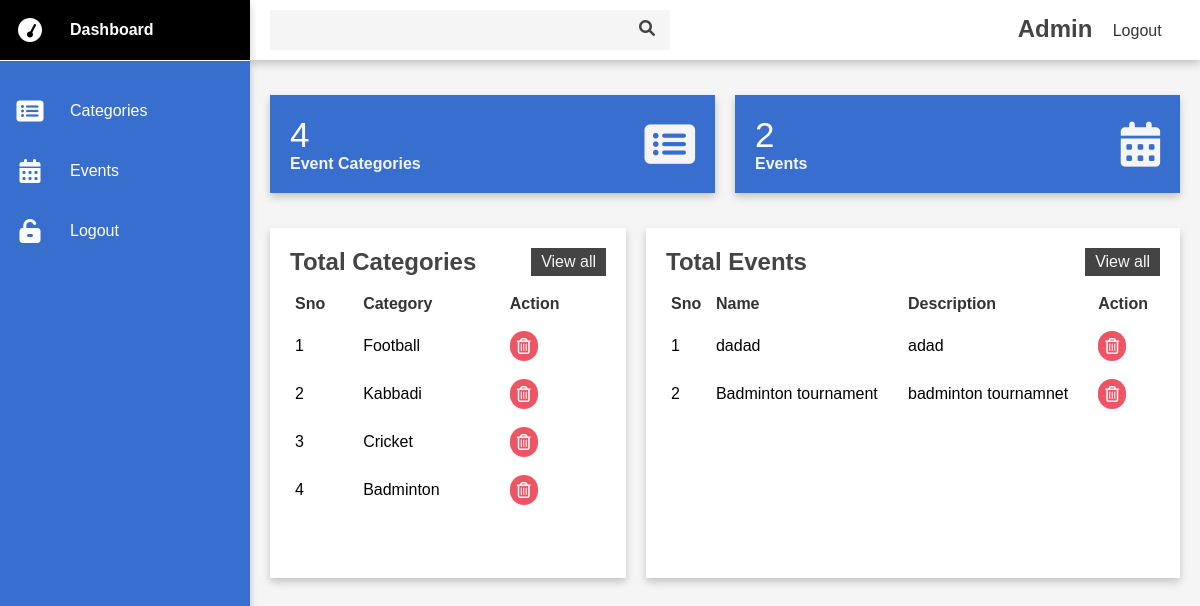
The app's page /admin/dashboard2.php (signed in), older data.
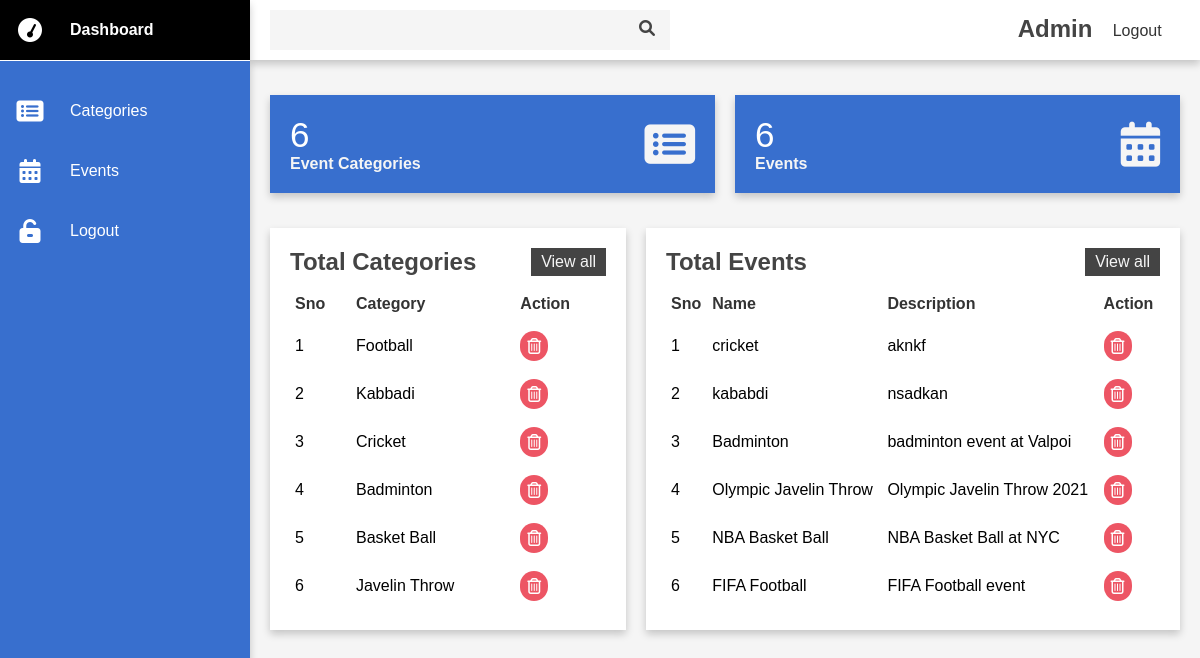
The same page, newer data.
### tables this page shows
CREATE TABLE `categories` (
  `category_id` int(11) NOT NULL,
  `name` varchar(100) NOT NULL
);

CREATE TABLE `events` (
  `event_id` int(11) NOT NULL,
  `name` varchar(100) NOT NULL,
  `description` varchar(1000) NOT NULL,
  `e_date` date NOT NULL,
  `e_image` mediumblob,
  `e_category` int(11) DEFAULT NULL,
  `e_isEnabled` tinyint(1) DEFAULT NULL,
  `e_Featured` tinyint(1) DEFAULT NULL
);

### admin/dashboard2.php (the view, shortened to what this page needs)
<?php
require_once("../db.php");
?>
<!DOCTYPE html>
<html lang="en">
  <head>
    <link rel="stylesheet" href="https://cdnjs.cloudflare.com/ajax/libs/font-awesome/6.0.0-beta2/css/all.min.css" />
    <link rel="stylesheet" href="../css/styles.css">
  </head>
  <body>
    <div class="container">
      <div class="sidebar">
        <ul>
        <li>
            <a href="#">
              <i class="fa fa-tachometer">
              </i>
              <div class="title">Dashboard</div>
            </a>
          </li>
          <li>
            <a href="category.php">
              <i class="fa fa-list-alt">
              </i>
              <div class="title">Categories</div>
            </a>
          </li>
          <li>
            <a href="event.php">
              <i class="fa fa-calendar-alt">
              </i>
              <div class="title">Events</div>
            </a>
          </li>
          <li>
            <a href="../logout.php">
              <i class="fa fa-unlock-alt">
              </i>
              <div class="title">Logout</div>
            </a>
          </li>
        </ul>
      </div>
      <div class="main">
        <div class="top-bar">
          <div class="search">
            <input type="text" name="search" placheholder="search here">
            <label for="search"><i class="fas fa-search"></i></label>
          </div>
          <div class="user">
            <h2>Admin</h2>
          </div>
          <div class="logout">
            <a href="../logout.php">Logout</a>
          </div>
        </div>
        <div class="cards">
          <div class="card">
            <div class="card-content">
              <div class="number">
              <?php
                $sql = "SELECT * FROM categories";
                $result = $conn->query($sql);
                if($result->num_rows > 0) {
                  echo $result->num_rows;
                }
              ?>
              </div>
              <div class="card-name">Event Categories</div>
            </div>
            <div class="icon-box">
              <i class="fa fa-list-alt"></i>
            </div>
          </div>
          <div class="card">
            <div class="card-content">
              <div class="number">
              <?php
                $sql = "SELECT * FROM events";
                $result = $conn->query($sql);
                if($result->num_rows > 0) {
                  echo $result->num_rows;
                }
              ?>
              </div>
              <div class="card-name">Events</div>
            </div>
            <div class="icon-box">
              <i class="fa fa-calendar-alt"></i>
            </div>
          </div>
        </div>
        <div class="tables">
          <div class="event-categories">
            <div class="heading">
              <h2>Total Categories</h2>
              <a href="category.php" class="btn"> View all</a>
            </div>
            <table class="categories">
              <thead>
                <td>Sno</td>
                <td>Category</td>
                <td>Action</td>
              </thead>
              <tbody>
              <?php
                $sql = "SELECT * FROM categories";
                $result = $conn->query($sql);
                if($result->num_rows > 0) {
                  $i = 0;
                  while($row = $result->fetch_assoc()) {
                    ?>
                      <tr>
                        <td><?php echo ++$i; ?></td>
                        <td><?php echo $row['name']; ?></td>
                        <td>
                          <a href="delete-category.php?id=<?php echo $row['category_id']; ?>">
                            <i class="far fa-trash-alt"></i>
                          </a>
                        </td>
                      </tr>
                    <?php
                  }
                }
              ?>
              </tbody>
            </table>
          </div>
          <div class="events">
            <div class="heading">
              <h2>Total Events</h2>
              <a href="event.php" class="btn"> View all</a>
            </div>
            <table class="events-data">
              <thead>
                <td>Sno</td>
                <td>Name</td>
                <td>Description</td>
                <td>Action</td>
              </thead>
              <tbody>
              <?php
                $sql = "SELECT * FROM events";
                $result = $conn->query($sql);
                if($result->num_rows > 0) {
                  $i = 0;
                  while($row = $result->fetch_assoc()) {
                    ?>
                      <tr>
                        <td><?php echo ++$i; ?></td>
                        <td><?php echo $row['name']; ?></td>
                        <td><?php echo $row['description']; ?></td>
                        <td>
                          <a href="delete-category.php?id=<?php echo $row['category_id']; ?>">
                            <i class="far fa-trash-alt"></i>
                          </a>
                        </td>
                      </tr>
                    <?php
                  }
                }
              ?>
              </tbody>
            </table>
          </div>
        </div>
      </div>
    </div>
  </body>
</html>

### css/styles.css (style rules this page uses)
* { margin: 0; padding: 0; box-sizing: border-box; font-family: 'Poppins', sans-serif; overflow:initial !important; }
body { overflow: hidden; }
.container { position: relative; width: 100%; }
.sidebar { position: fixed; width: 250px; height: 100%; background: rgb(56, 111, 206); overflow-x: hidden; box-shadow: 0 4px 8px 0 rgba(0, 0, 0, 0.2); z-index: 2; }
.sidebar ul li { width: 100%; list-style: none; }
.sidebar ul li:first-child { line-height: 60px; margin-bottom: 20px; font-weight: 600; border-bottom: 1px solid #fff; }
.sidebar ul li a { width: 100%; text-decoration: none; color: #fff; height: 60px; display: flex; align-items: center; }
.sidebar ul li a i { min-width: 60px; font-size: 24px; text-align: center; }
.sidebar .title { padding: 0 10px; font-style: 20px; }
.main { position: absolute; width: calc(100% - 250px); min-height: 100vh; left: 250px; background: #f5f5f5; }
.top-bar { position: fixed; height: 60px; width: calc(100% - 250px); background: #fff; display: grid; grid-template-columns: 10fr 0.4fr 1fr; grid-gap: 5px; align-items: center; color: #444; padding: 0 20px; box-shadow: 0 4px 8px 0 rgba(0, 0, 0, 0.2); z-index: 1; }
.top-bar .search { position: relative; max-width: 400px; }
.search input { width: 100%; min-width: 128px; height: 40px; padding: 0 40px; font-size: 16px; outline: none; border: none; background: #f5f5f5; }
.search i { position: absolute; right: 15px; top: 10px; cursor: pointer; }
.user { position: relative; top: 10px; right: 30px; width: 50px; height: 50px; align-items: center; }
.logout { position: relative; top: 17px; left: 10px; width: 50px; height: 50px; align-items: center; cursor: pointer; border-radius: 20px; }
.logout a { text-decoration: none; color: #333; }
.cards { margin-top: 60px; width: 100%; padding: 35px 20px; display: grid; grid-template-columns: repeat(2, 1fr); grid-gap: 20px; }
.cards .card { background: rgb(56, 111, 206); padding: 20px; display: flex; align-items: center; justify-content: space-between; box-shadow: 0 4px 8px 0 rgba(0, 0, 0, 0.2); }
.number { font-size: 35px; font-weight: 500; color: #fff; }
.card-name { color: #f5f5f5; font-weight: 600; }
.icon-box i { font-size: 45px; color: #f5f5f5; }
.tables { width: 100%; display: grid; grid-template-columns: 2fr 3fr; grid-gap: 20px; align-items: self-start; padding: 0 20px 20px 20px; }
.event-categories, .events { min-height: 350px; background-color: #fff; padding: 20px; box-shadow: 0 4px 8px 0 rgba(0, 0, 0, 0.2); }
.heading { display: flex; align-items: center; justify-content: space-between; color: #444; }
.btn { padding: 5px 10px; background-color: #444; color: #f5f5f5; text-decoration: none; text-align: center; }
table { margin-top: 10px; width: 100%; border-collapse: collapse; }
thead td { font-weight: 600; color: #333; }
table tr { border-bottom: 1px solid rgba(0, 0, 0, 0, 0.1); }
table tr:last-child { border-bottom: none; }
td { padding: 9px 5px; }
td i { padding: 7px; color: #fff; border-radius: 50px; }
.event-categories table tbody td:last-child { white-space: nowrap; }
.fa-trash-alt { background: #ed5564; }

Row changes from the older to the newer data that the page shows:
removed events: name "dadad", description "adad"
removed events: name "Badminton tournament", description "badminton tournamnet"
added categories: name "Basket Ball"
added categories: name "Javelin Throw"
added events: name "cricket", description "aknkf"
added events: name "kababdi", description "nsadkan"
added events: name "Badminton", description "badminton event at Valpoi"
added events: name "Olympic Javelin Throw", description "Olympic Javelin Throw 2021"
added events: name "NBA Basket Ball", description "NBA Basket Ball at NYC"
added events: name "FIFA Football", description "FIFA Football event"
Text that changed along with them:
$result->num_rows: "4" → "6"
$result->num_rows: "2" → "6"
